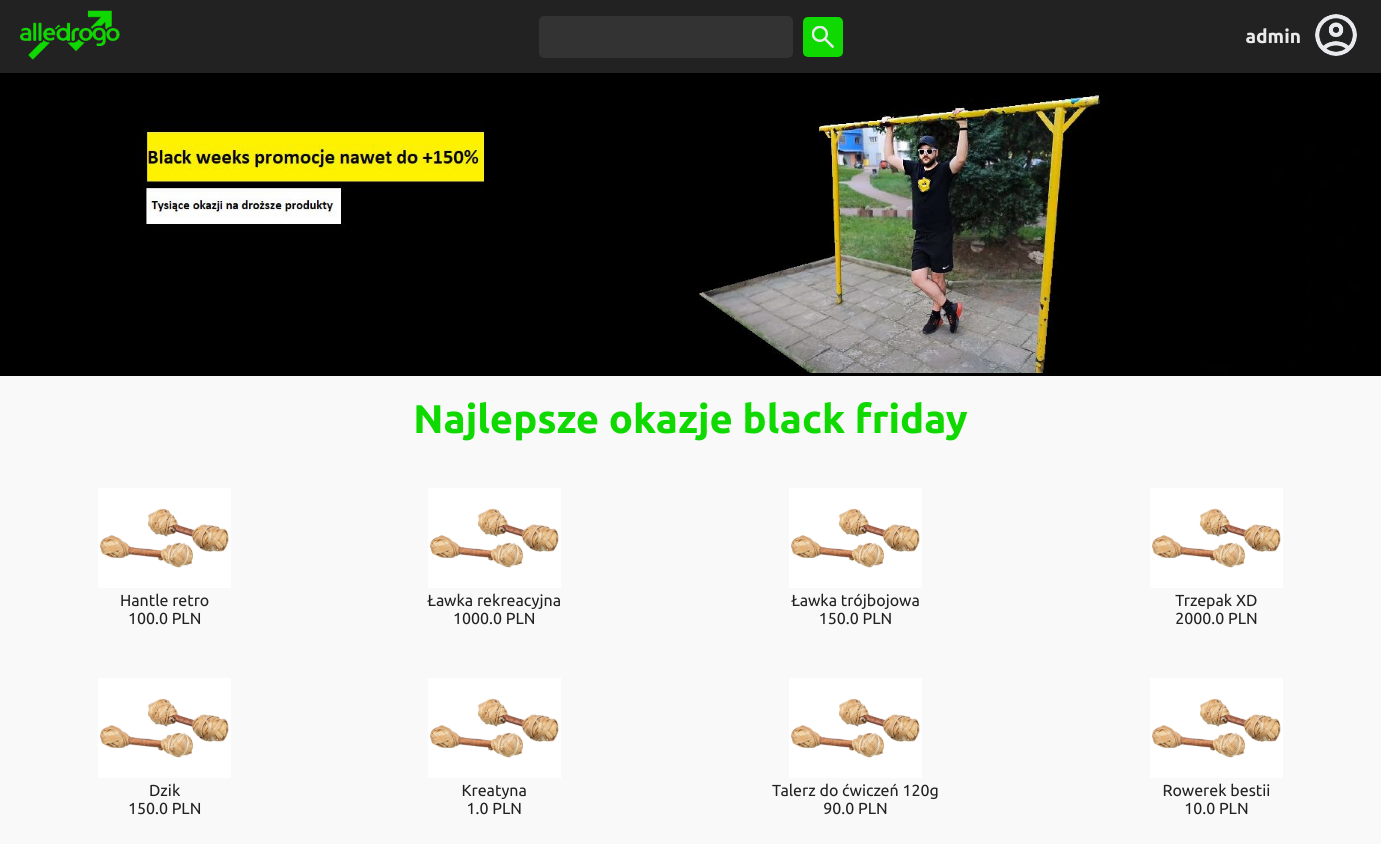
The app's page / (signed in) with its own data.
### jeszczedrozej/models.py (models this page shows, shortened)
class Produkt(models.Model):
    id = models.AutoField(primary_key=True)
    nazwa = models.CharField(max_length=256)
    opis = models.TextField()
    cena = models.FloatField()
    kategoria = models.ForeignKey(Kategoria, on_delete=models.CASCADE)
    firma = models.ForeignKey(Firma, on_delete=models.CASCADE, null=True, blank=True)
    zdjecie = models.ImageField(upload_to='media/zdjecia_produktow', null=True, blank=True)

### jeszczedrozej/views.py (the view)
# urls.py: 2. Add a URL to urlpatterns:  path('', views.home, name='home')
def home(request):
    produkty = Produkt.objects.all()[:8]
    return render(request, 'home.html', {'produkty': produkty})

### jeszczedrozej/templates/home.html
{% extends "template.html" %} {% block content %}{% load static %}
<div id="glowny">
    <div id="baner">
        <img src="{% static 'images/blackweeks.jpg' %}" height="300px">
    </div>
</head>
<body>
<h1>Najlepsze okazje black friday</h1>
     <table>
        <tr>
            {% for produkt in produkty %}
                <td>
                    <img src="{% static 'images/hantle.png' %}" height="100px"><br>
                    {{ produkt.nazwa }}<br>
                    {{ produkt.cena }} PLN
                </td>
                {% if forloop.counter|divisibleby:4 and not forloop.last %}
        </tr>
        <tr>
                {% endif %}
            {% endfor %}
        </tr>
    </table>
</div>
{% endblock %}

### jeszczedrozej/templates/template.html (shortened to what this page needs)
<!DOCTYPE html>
<html lang="en">
    <head>
        {% load static %}
        <link rel="stylesheet" href="{% static 'style.css' %}" />
    </head>
    <body>
        <div id="header">
            <a href="{% url 'home' %}">
                <img
                    src="{% static 'images/logo-rectangle.png' %}"
                    height="50px"
                />
            </a>
            <div id="search">
                <input
                    type="text"
                    name="search-input"
                    id="search-input"
                /><button id="search-button">
                    <img
                        src="{% static 'images/search-image.png' %}"
                        id="search-button-image"
                    />
                </button>
            </div>
            {% if user.is_authenticated %}
            <div id="user">
                <span>{{ user.username }}</span>
                <a href="{% url 'profile' %}">
                    <img src="{% static 'images/account-image.png' %}" alt="" />
                </a>
            </div>
            {% else %}
            <a href="{% url 'login' %}">
                <img src="{% static 'images/account-image.png' %}" alt="" />
            </a>
            {% endif %}
        </div>
        {% block content %}{% endblock %}
    </body>
</html>

### jeszczedrozej/static/style.css (style rules this page uses)
:root { --primary-color: #0fd900; --accent-color: #222; --darker-color: #333; --background-color-light: #f9f9f9; --text-color-light: #222; --background-color-dark: #1e1e1e; --text-color-dark: #eaeaea; --button-bg: #0fd900; --button-text: white; }
body { font-family: "Ubuntu", sans-serif; background-color: var(--background-color-light); color: var(--text-color-light); margin: 0; padding: 0; transition: background-color 0.3s ease, color 0.3s ease; }
#header { display: flex; justify-content: space-between; align-items: center; background-color: var(--accent-color); padding: 10px 20px; box-shadow: 0 2px 5px rgba(0, 0, 0, 0.2); position: relative; }
#header img { height: 50px; }
#header button { background-color: var(--button-bg); color: var(--button-text); border: none; padding: 10px 15px; margin-left: 10px; border-radius: 5px; font-weight: bold; cursor: pointer; transition: background-color 0.3s ease, transform 0.2s ease; }
#search { display: flex; justify-content: center; align-items: center; position: absolute; left: 50%; transform: translateX(-50%); }
#search-input { height: 38px; border: 0; background-color: var(--darker-color); padding: 2px; width: 250px; border-radius: 5px; color: var(--text-color-light); }
#search-button { padding: 5px !important; width: 40px; height: 40px; background-color: var(--button-bg); border: none; border-radius: 0 5px 5px 0; cursor: pointer; }
#search-button-image { height: 30px !important; }
#glowny { text-align: center; }
#glowny h1 { font-size: 2.5rem; color: var(--primary-color); margin: 20px 0; }
#user { display: flex; align-items: center; }
#user span { margin-right: 10px; color: var(--text-color-dark); font-weight: bold; font-size: 1.2rem; }
input[type="text" i] { padding-block: auto; padding-inline: auto; }
table { width: 100%; border-collapse: collapse; margin: 20px 0; }
td { text-align: center; padding: 20px; height: 150px; }
#baner { background-color: black; }

### records on screen
Produkt: nazwa "Hantle retro", cena "100.0"
Produkt: nazwa "Ławka rekreacyjna", cena "1000.0"
Produkt: nazwa "Ławka trójbojowa", cena "150.0"
Produkt: nazwa "Trzepak XD", cena "2000.0"
Produkt: nazwa "Dzik", cena "150.0"
Produkt: nazwa "Kreatyna", cena "1.0"
Produkt: nazwa "Talerz do ćwiczeń 120g", cena "90.0"
Produkt: nazwa "Rowerek bestii", cena "10.0"

### other values on screen
{{ user.username }} "admin"
